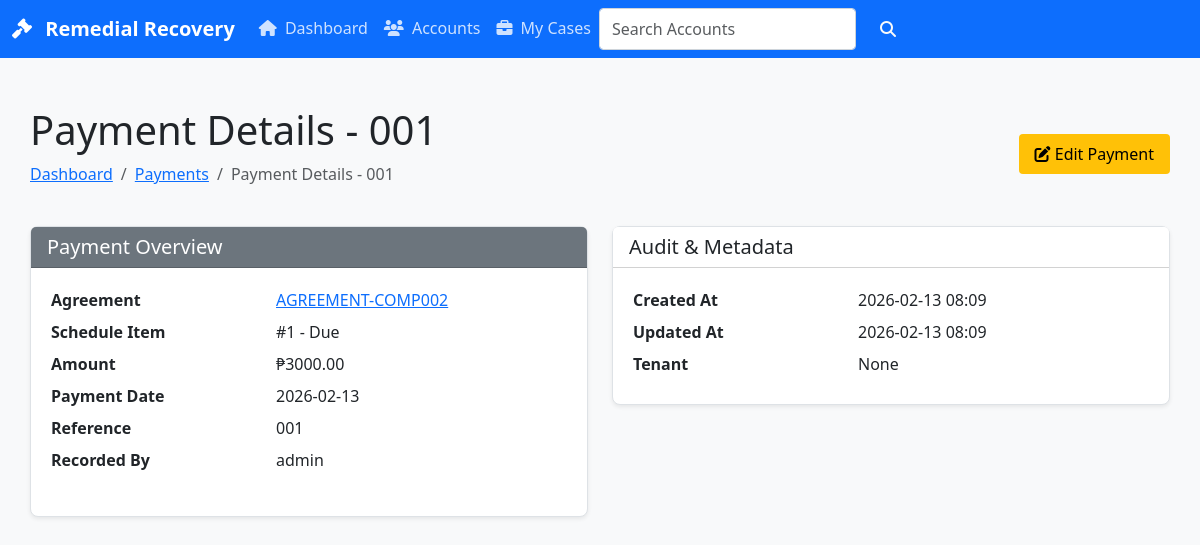
/remedial/payments/1/, run on the app's committed database.
### apps/remedial/models.py (models this page shows, shortened)
class CompromisePayment(TenantAwareModel, TimeStampedModel):
    compromise_agreement = models.ForeignKey(
        CompromiseAgreement,
        on_delete=models.CASCADE,
        related_name="payments",
    )
    schedule_item = models.ForeignKey(
        CompromiseScheduleItem,
        on_delete=models.SET_NULL,
        null=True,
        blank=True,
        related_name="payments",
    )
    payment_date = models.DateField(default=timezone.now)
    amount = models.DecimalField(max_digits=14, decimal_places=2)
    reference_no = models.CharField(max_length=128, blank=True)
    received_by = models.ForeignKey(
        settings.AUTH_USER_MODEL,
        on_delete=models.PROTECT,
        related_name="compromise_payments",
    )

class CompromiseAgreement(TenantAwareModel, TimeStampedModel):
    remedial_account = models.ForeignKey(
        RemedialAccount,
        on_delete=models.CASCADE,
        related_name="compromise_agreements",
    )
    agreement_no = models.CharField(max_length=64)
    status = models.CharField(max_length=20, choices=CompromiseStatus.choices, default=CompromiseStatus.DRAFT)
    settlement_amount = models.DecimalField(max_digits=14, decimal_places=2)
    start_date = models.DateField(null=True, blank=True)
    terms = models.TextField(blank=True, default="")
    grace_days = models.PositiveSmallIntegerField(default=3)
    default_threshold_days = models.PositiveSmallIntegerField(default=30)
    approved_by = models.ForeignKey(
        settings.AUTH_USER_MODEL,
        on_delete=models.PROTECT,
        null=True,
        blank=True,
        related_name="approved_compromises",
    )
    approved_at = models.DateTimeField(null=True, blank=True)
    created_by = models.ForeignKey(
        settings.AUTH_USER_MODEL,
        on_delete=models.PROTECT,
        related_name="created_compromises",
    )
    compromise_signed_date = models.DateField(null=True, blank=True)
    is_active = models.BooleanField(default=False)
    class Meta:
        constraints = [
            models.UniqueConstraint(
                fields=["remedial_account"],
                condition=models.Q(status__in=[
                    CompromiseStatus.APPROVED,
                    CompromiseStatus.ACTIVE,
                    CompromiseStatus.DEFAULTED,
                ]),
                name="unique_active_compromise_per_account",
            ),
            models.UniqueConstraint(fields=["remedial_account", "agreement_no"], name="unique_compromise_per_account"),
        ]

class CompromiseScheduleItem(TenantAwareModel, TimeStampedModel):
    compromise_agreement = models.ForeignKey(
        CompromiseAgreement,
        on_delete=models.CASCADE,
        related_name="schedule_items",
    )
    seq_no = models.PositiveIntegerField()
    due_date = models.DateField()
    amount_due = models.DecimalField(max_digits=14, decimal_places=2)
    amount_paid = models.DecimalField(max_digits=14, decimal_places=2, default=0)
    status = models.CharField(max_length=10, choices=ScheduleStatus.choices, default=ScheduleStatus.DUE)
    notes = models.TextField(blank=True)
    last_reminder_sent_at = models.DateTimeField(null=True, blank=True)
    last_escalation_sent_at = models.DateTimeField(null=True, blank=True)
    class Meta:
        unique_together = ("compromise_agreement", "seq_no")
        ordering = ["due_date"]

### apps/remedial/views.py (the view)
# urls.py: path("payments/<int:pk>/", views.CompromisePaymentDetailView.as_view(), name="compromisepayment-detail"),
class CompromisePaymentDetailView(DetailView):
    model = models.CompromisePayment
    template_name = 'remedial/compromisepayment_detail.html'
    context_object_name = 'payment'
    def get_queryset(self):
        return models.CompromisePayment.objects.filter(tenant=self.request.tenant).select_related(
            'compromise_agreement', 'schedule_item', 'received_by'
        )
    def get_context_data(self, **kwargs):
        context = super().get_context_data(**kwargs)
        context['title'] = f'Payment Details - {self.object.reference_no or f"Payment {self.object.pk}"}'
        context['active_page'] = 'payments'
        return context

### templates/remedial/compromisepayment_detail.html
{% extends "base.html" %}
{% block content %}
<div class="container py-4">
    <div class="row mb-4 align-items-center">
        <div class="col">
            <h1>{{ title }}</h1>
            <nav aria-label="breadcrumb">
                <ol class="breadcrumb">
                    <li class="breadcrumb-item"><a href="{% url 'remedial:dashboard' %}">Dashboard</a></li>
                    <li class="breadcrumb-item"><a href="{% url 'remedial:compromisepayment-list' %}">Payments</a></li>
                    <li class="breadcrumb-item active" aria-current="page">{{ title }}</li>
                </ol>
            </nav>
        </div>
        <div class="col-auto">
            <a href="{% url 'remedial:compromisepayment-update' payment.pk %}" class="btn btn-warning">
                <i class="fas fa-edit"></i> Edit Payment
            </a>
        </div>
    </div>
    <div class="row g-4">
        <div class="col-lg-6">
            <div class="card shadow-sm">
                <div class="card-header bg-secondary text-white">
                    <h5 class="mb-0">Payment Overview</h5>
                </div>
                <div class="card-body">
                    <dl class="row">
                        <dt class="col-sm-5">Agreement</dt>
                        <dd class="col-sm-7">
                            <a href="{% url 'remedial:compromise-detail' payment.compromise_agreement.pk %}">
                                {{ payment.compromise_agreement.agreement_no }}
                            </a>
                        </dd>
                        <dt class="col-sm-5">Schedule Item</dt>
                        <dd class="col-sm-7">
                            {% if payment.schedule_item %}
                                #{{ payment.schedule_item.seq_no }} - {{ payment.schedule_item.get_status_display }}
                            {% else %}
                                <span class="text-muted">Not tied to schedule</span>
                            {% endif %}
                        </dd>
                        <dt class="col-sm-5">Amount</dt>
                        <dd class="col-sm-7">₱{{ payment.amount|floatformat:2 }}</dd>
                        <dt class="col-sm-5">Payment Date</dt>
                        <dd class="col-sm-7">{{ payment.payment_date|date:"Y-m-d" }}</dd>
                        <dt class="col-sm-5">Reference</dt>
                        <dd class="col-sm-7">{{ payment.reference_no|default:'—' }}</dd>
                        <dt class="col-sm-5">Recorded By</dt>
                        <dd class="col-sm-7">{{ payment.received_by }}</dd>
                    </dl>
                </div>
            </div>
        </div>
        <div class="col-lg-6">
            <div class="card shadow-sm">
                <div class="card-header bg-white">
                    <h5 class="mb-0">Audit & Metadata</h5>
                </div>
                <div class="card-body">
                    <dl class="row mb-0">
                        <dt class="col-sm-5">Created At</dt>
                        <dd class="col-sm-7">{{ payment.created_at|date:"Y-m-d H:i" }}</dd>
                        <dt class="col-sm-5">Updated At</dt>
                        <dd class="col-sm-7">{{ payment.updated_at|date:"Y-m-d H:i" }}</dd>
                        <dt class="col-sm-5">Tenant</dt>
                        <dd class="col-sm-7">{{ payment.tenant }}</dd>
                    </dl>
                </div>
            </div>
        </div>
    </div>
</div>
{% endblock %}

### templates/base.html (style rules this page uses)
.container { max-width: 1200px; margin: 0 auto; padding: 0 15px; }
.btn { padding: 8px 16px; border-radius: 4px; border: none; cursor: pointer; font-weight: 500; }
.card { border: 1px solid #dee2e6; border-radius: 8px; margin-bottom: 20px; }
.card-body { padding: 20px; }

### data on the page
CompromisePayment: compromise_agreement.agreement_no "AGREEMENT-COMP002", schedule_item.seq_no "1", schedule_item.status "Due", amount "3000.00", payment_date "2026-02-13", reference_no "001", received_by "admin", created_at "2026-02-13 08:09", updated_at "2026-02-13 08:09", tenant "None"

### other printed values
{{ title }} "Payment Details - 001"
